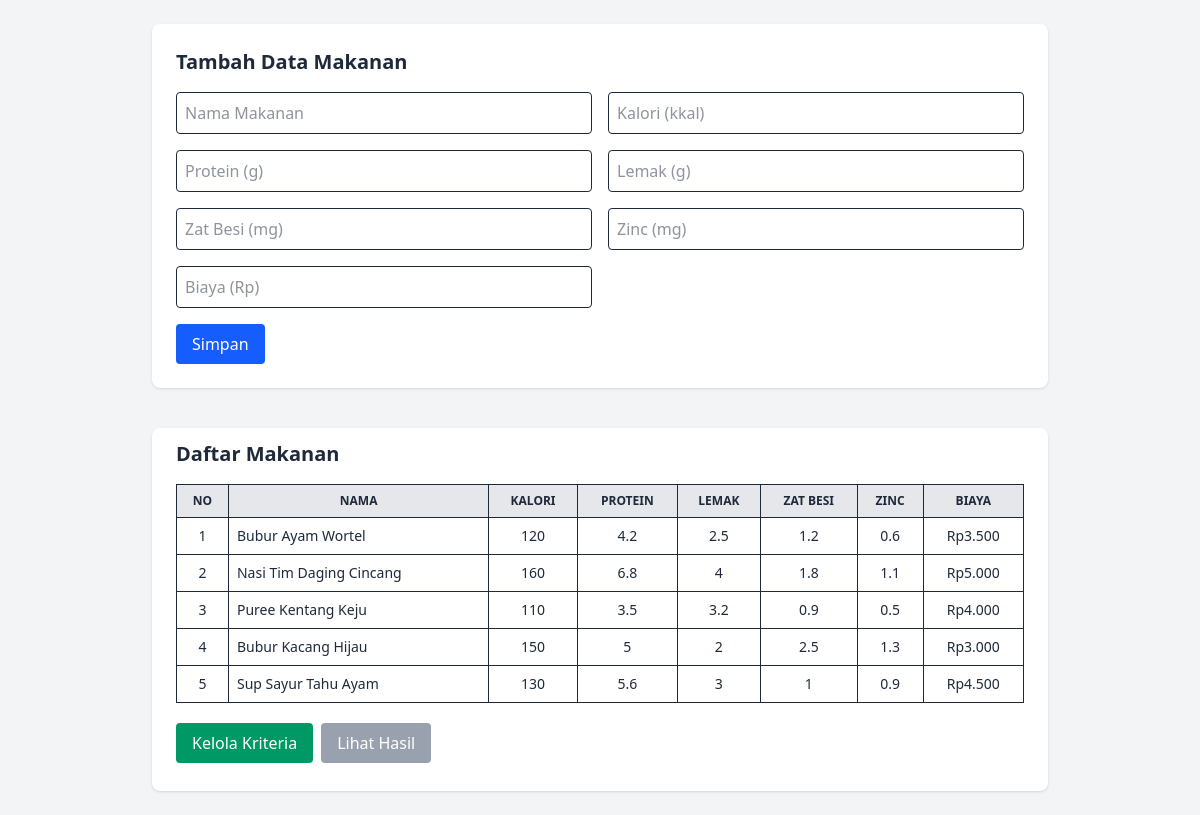
The page / on the database its author committed.
### tables this page shows
CREATE TABLE makanan (
  id INT AUTO_INCREMENT PRIMARY KEY,
  nama VARCHAR(100),
  kalori FLOAT,
  protein FLOAT,
  lemak FLOAT,
  zat_besi FLOAT,
  zinc FLOAT,
  biaya INT
);

### index.php (the view, shortened to what this page needs)
<?php
require_once './config/db.php';
$makanan = $pdo->query("SELECT * FROM makanan")->fetchAll();
?>
<!DOCTYPE html>
<html lang="id">
<head>
     <script src="https://cdn.jsdelivr.net/npm/@tailwindcss/browser@4"></script>
</head>
<body class="bg-gray-100 text-gray-800 p-6">
  <div class="max-w-4xl mx-auto space-y-10">
    <div class="bg-white p-6 rounded-lg shadow">
      <h2 class="text-xl font-bold mb-4">Tambah Data Makanan</h2>
      <form method="POST" class="grid grid-cols-2 gap-4">
        <input type="text" name="nama" placeholder="Nama Makanan" class="border rounded p-2" required>
        <input type="number" step="any" name="kalori" placeholder="Kalori (kkal)" class="border rounded p-2" required>
        <input type="number" step="any" name="protein" placeholder="Protein (g)" class="border rounded p-2" required>
        <input type="number" step="any" name="lemak" placeholder="Lemak (g)" class="border rounded p-2" required>
        <input type="number" step="any" name="zat_besi" placeholder="Zat Besi (mg)" class="border rounded p-2" required>
        <input type="number" step="any" name="zinc" placeholder="Zinc (mg)" class="border rounded p-2" required>
        <input type="number" name="biaya" placeholder="Biaya (Rp)" class="border rounded p-2" required>
        <div class="col-span-2">
          <button type="submit" class="bg-blue-600 text-white px-4 py-2 rounded hover:bg-blue-700">Simpan</button>
        </div>
      </form>
    </div>
    <div class="bg-white px-6 py-3 rounded-lg shadow">
      <h2 class="text-xl font-bold mb-4">Daftar Makanan</h2>
      <table class="w-full table-auto border text-sm">
        <thead class="bg-gray-200 text-xs uppercase">
          <tr>
            <th class="border p-2">No</th>
            <th class="border p-2">Nama</th>
            <th class="border p-2">Kalori</th>
            <th class="border p-2">Protein</th>
            <th class="border p-2">Lemak</th>
            <th class="border p-2">Zat Besi</th>
            <th class="border p-2">Zinc</th>
            <th class="border p-2">Biaya</th>
          </tr>
        </thead>
        <tbody>
          <?php foreach ($makanan as $i => $m): ?>
          <tr class="border hover:bg-gray-50">
            <td class="border p-2 text-center"><?= $i + 1 ?></td>
            <td class="border p-2"><?= htmlspecialchars($m['nama']) ?></td>
            <td class="border p-2 text-center"><?= $m['kalori'] ?></td>
            <td class="border p-2 text-center"><?= $m['protein'] ?></td>
            <td class="border p-2 text-center"><?= $m['lemak'] ?></td>
            <td class="border p-2 text-center"><?= $m['zat_besi'] ?></td>
            <td class="border p-2 text-center"><?= $m['zinc'] ?></td>
            <td class="border p-2 text-center">Rp<?= number_format($m['biaya'], 0, ',', '.') ?></td>
          </tr>
          <?php endforeach; ?>
        </tbody>
      </table>
      <div class="flex gap-2 mb-4 mt-5">
        <a href="kriteria.php" class="bg-emerald-600 text-white px-4 py-2 rounded hover:bg-emerald-700">Kelola Kriteria</a>
        <a href="hasil.php" class="bg-gray-400 text-white px-4 py-2 rounded">Lihat Hasil</a>
     </div>
    </div>
  </div>
</body>
</html>

### rows shown on the page
makanan: nama "Bubur Ayam Wortel", kalori "120", protein "4.2", lemak "2.5", zat_besi "1.2", zinc "0.6", biaya "3.500"
makanan: nama "Nasi Tim Daging Cincang", kalori "160", protein "6.8", lemak "4", zat_besi "1.8", zinc "1.1", biaya "5.000"
makanan: nama "Puree Kentang Keju", kalori "110", protein "3.5", lemak "3.2", zat_besi "0.9", zinc "0.5", biaya "4.000"
makanan: nama "Bubur Kacang Hijau", kalori "150", protein "5", lemak "2", zat_besi "2.5", zinc "1.3", biaya "3.000"
makanan: nama "Sup Sayur Tahu Ayam", kalori "130", protein "5.6", lemak "3", zat_besi "1", zinc "0.9", biaya "4.500"
